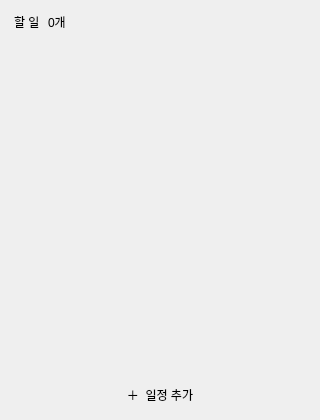
<?xml version="1.0" encoding="UTF-8"?>
<ui version="4.0">
 <class>Dialog</class>
 <widget class="QDialog" name="Dialog">
  <property name="geometry">
   <rect>
    <x>0</x>
    <y>0</y>
    <width>320</width>
    <height>420</height>
   </rect>
  </property>
  <property name="minimumSize">
   <size>
    <width>300</width>
    <height>360</height>
   </size>
  </property>
  <property name="windowTitle">
   <string>todolist</string>
  </property>
  <layout class="QVBoxLayout" name="root_layout">
   <property name="leftMargin">
    <number>14</number>
   </property>
   <property name="topMargin">
    <number>12</number>
   </property>
   <property name="rightMargin">
    <number>14</number>
   </property>
   <property name="bottomMargin">
    <number>12</number>
   </property>
   <property name="spacing">
    <number>10</number>
   </property>
   <item>
    <layout class="QHBoxLayout" name="header_layout">
     <property name="spacing">
      <number>8</number>
     </property>
     <item>
      <widget class="QLabel" name="title_label">
       <property name="text">
        <string>할 일</string>
       </property>
      </widget>
     </item>
     <item>
      <widget class="QLabel" name="count_label">
       <property name="text">
        <string>0개</string>
       </property>
      </widget>
     </item>
     <item>
      <spacer name="header_spacer">
       <property name="orientation">
        <enum>Qt::Orientation::Horizontal</enum>
       </property>
       <property name="sizeHint" stdset="0">
        <size>
         <width>40</width>
         <height>20</height>
        </size>
       </property>
      </spacer>
     </item>
    </layout>
   </item>
   <item>
    <widget class="QScrollArea" name="scrollArea">
     <property name="frameShape">
      <enum>QFrame::Shape::NoFrame</enum>
     </property>
     <property name="horizontalScrollBarPolicy">
      <enum>Qt::ScrollBarPolicy::ScrollBarAlwaysOff</enum>
     </property>
     <property name="widgetResizable">
      <bool>true</bool>
     </property>
     <widget class="QWidget" name="scrollAreaWidgetContents">
      <property name="geometry">
       <rect>
        <x>0</x>
        <y>0</y>
        <width>292</width>
        <height>340</height>
       </rect>
      </property>
     </widget>
    </widget>
   </item>
   <item>
    <widget class="QPushButton" name="add_todo_button">
     <property name="cursor">
      <cursorShape>PointingHandCursor</cursorShape>
     </property>
     <property name="text">
      <string>＋  일정 추가</string>
     </property>
     <property name="flat">
      <bool>true</bool>
     </property>
    </widget>
   </item>
  </layout>
 </widget>
 <resources/>
 <connections/>
</ui>
